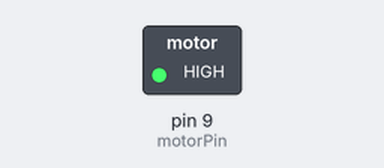
The sketch below on a simulated Arduino Uno, built with avr-gcc and run on an emulated ATmega328P. On the bench: switched loads named in the sketch (green lamp = pin HIGH). What the sketch prints to the serial monitor is not drawn.

Above: at 0.1 s.
Timing chart, 0 to 1.6 s (numbered marks = the images above):
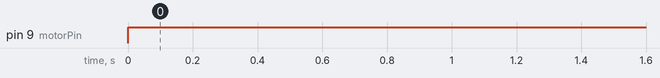

Measured:
- by itself, pin 9 (motorPin): LOW → HIGH at 0.00 s

The sketch:

Task12.4.ino
```cpp
class PID {
  public:
    float Kp, Ki, Kd;
    float setpoint, lastError, integral;
    unsigned long lastTime;

    PID(float Kp, float Ki, float Kd, float setpoint):Kp{Kp}, Ki{Ki}, Kd{Kd}, setpoint{setpoint} {
      lastError = 0;
      integral = 0;
      lastTime = millis();
    }

    float compute(float input) {
      unsigned long currentTime = millis();
      float dt = (currentTime - lastTime) / 1000.0;
      lastTime = currentTime;

      float error = setpoint - input;
      integral += (error * dt);
      float derivative = (error - lastError) / dt;
      lastError = error;

      return (Kp * error) + (Ki * integral) + (Kd * derivative);
    }
};


class ExponentialSmoothing {
  private:
    float alphaValue, prevValue;

  public:
    ExponentialSmoothing(float alphaValue):alphaValue{alphaValue} {
      prevValue = 0;
    }

    float filter(float input) {
      prevValue = alphaValue * input + (1 - alphaValue) * prevValue;
      return prevValue;
    }
};


int motorPin = 9;
float current_pos = 0.0;
float output = 0.0;

PID pid(1.0, 0.01, 0.1, 200);  // Kp Ki Kd Target_Point
ExponentialSmoothing filter(0.2);  // alpha


void setup() {
  pinMode(motorPin, OUTPUT);
  Serial.begin(9600);
}

void loop() {

  output = pid.compute(current_pos);

  output = filter.filter(output);

  int pwmOutput = map(output, 0, 255, 0, 255);
  pwmOutput = constrain(pwmOutput, 0, 255);

  analogWrite(motorPin, pwmOutput);

  Serial.print("Setpoint: ");
  Serial.print(pid.setpoint);
  Serial.print(", Current speed: ");
  Serial.print(pwmOutput);
  Serial.print(", PID Output: ");
  Serial.println(output);

  delay(100);
}
```
